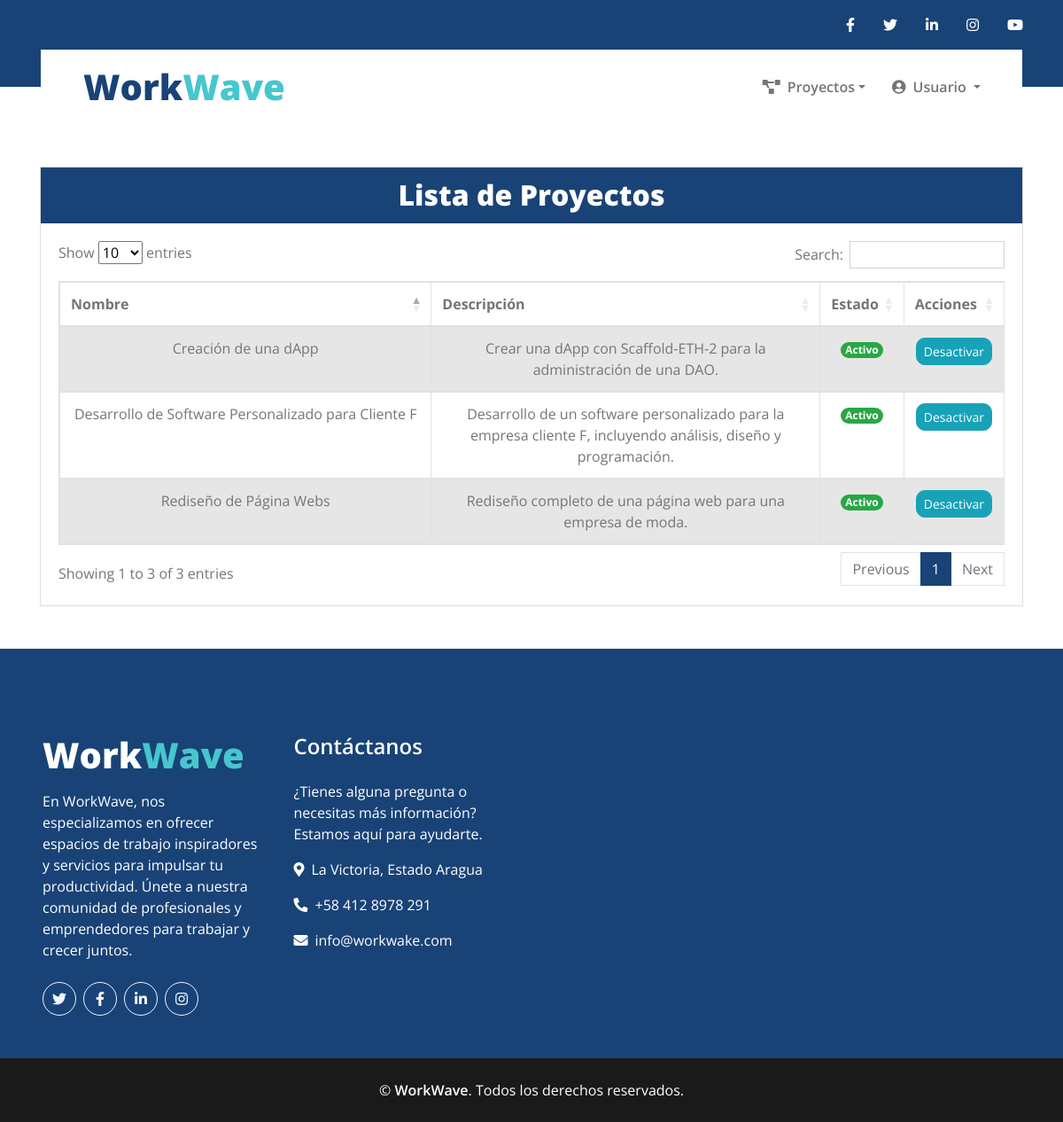
/Gestion.php (signed in), run on the app's committed database.
### tables this page shows
CREATE TABLE `proyectos` (
  `id` int(11) NOT NULL,
  `tipo_usuario` enum('contratistas','freelancers','empresas') NOT NULL,
  `contratista_id` int(11) DEFAULT NULL,
  `freelancer_id` int(11) DEFAULT NULL,
  `empresa_id` int(11) DEFAULT NULL,
  `titulo` varchar(255) NOT NULL,
  `descripcion` text DEFAULT NULL,
  `image_url` varchar(255) DEFAULT NULL,
  `categoria_id` int(11) DEFAULT NULL,
  `precio` decimal(10,2) DEFAULT NULL,
  `estado` tinyint(1) DEFAULT 1,
  `fecha_inicio` date DEFAULT NULL,
  `fecha_fin` date DEFAULT NULL,
  `fecha_registro` timestamp NOT NULL DEFAULT current_timestamp(),
  `intereses` text DEFAULT NULL,
  `Etiqueta` enum('Oferta','Servicio') DEFAULT NULL,
  `repositorio` varchar(255) DEFAULT NULL,
  `terminado` enum('Sí','No') DEFAULT 'No',
  `pago` enum('Pendiente','Pagado') DEFAULT 'Pendiente'
);

### Gestion.php (the view, shortened to what this page needs)
<?php
include './config/conexion.php';
$user_id = $_SESSION['user_id'];
$tipo_usuario = $_SESSION['role'];
switch ($tipo_usuario) {
    case 'empresas':
        $user_column = 'empresa_id';
        break;
}
?>
<?php include './Includes/Header.php'; ?>
<!DOCTYPE html>
<html lang="es">
<head>
    <link rel="stylesheet" href="https://cdnjs.cloudflare.com/ajax/libs/font-awesome/5.15.4/css/all.min.css">
    <link rel="stylesheet" href="https://cdn.datatables.net/1.11.5/css/dataTables.bootstrap5.min.css">
</head>
<body>
    <div class="container mt-5">
        <div class="card">
            <div class="card-header bg-primary text-white">
                <h2 class="card-title m-0 text-center" style="color: white;">Lista de Proyectos</h2>
            </div>
            <div class="card-body">
                <div class="table-responsive">
                    <table id="projectsTable" class="table table-bordered table-striped table-hover">
                        <thead>
                            <tr class="text-center">
                                <th>Nombre</th>
                                <th style="width:400px;">Descripción</th>
                                <th>Estado</th>
                                <th>Acciones</th>
                            </tr>
                        </thead>
                        <tbody>
                            <?php
                            $sql = "SELECT * FROM proyectos WHERE $user_column = ?";
                            $stmt = $conn->prepare($sql);
                            $stmt->bind_param('i', $user_id);
                            if (!$stmt->execute()) {
                                die("Error en la ejecución de la consulta: " . $stmt->error);
                            }
                            $result = $stmt->get_result();
                            if ($result->num_rows > 0) {
                                while ($row = $result->fetch_assoc()) {
                                    $estado = $row['estado'] ? 'Activo' : 'Inactivo';
                                    $estadoClass = $row['estado'] ? 'success' : 'danger';
                                    $estadoText = $row['estado'] ? 'Desactivar' : 'Activar';
                                    echo '<tr>';
                                    echo '<td class="text-center">' . htmlspecialchars($row['titulo']) . '</td>';
                                    echo '<td class="text-center">' . htmlspecialchars($row['descripcion']) . '</td>';
                                    echo '<td class="text-center text-white"><span style="border-radius: 10px;" class="badge bg-' . $estadoClass . '">' . $estado . ' </span></td>';
                                    echo '<td class="text-center">
                                <a href="?id=' . $row['id'] . '&estado=' . ($row['estado'] ? 'false' : 'true') . '" style="border-radius: 10px;" class="btn btn-info btn-sm">' . $estadoText . '</a>
                            </td>';
                                    echo '</tr>';
                                }
                            } else {
                                echo '<tr><td colspan="4" class="text-center">No hay proyectos</td></tr>';
                            }
                            ?>
                        </tbody>
                    </table>
                </div>
            </div>
        </div>
    </div>
    <?php include './Includes/Footer.php'; ?>
</body>
</html>

### Gestion.php (style rules this page uses)
.container { animation: fadeIn 1s ease-in-out; }
.card { animation: slideIn 1s ease-in-out; }
.card-header { animation: bounceIn 1s ease-in-out; }
.table { animation: fadeIn 1s ease-in-out; }
.table tbody tr { animation: slideIn 0.5s ease-in-out; }
.btn { transition: background-color 0.3s ease, transform 0.3s ease; }

### data on the page
proyectos: titulo "Rediseño de Página Webs", descripcion "Rediseño completo de una página web para una empresa de moda.", estado "Activo", estado "Desactivar"
proyectos: titulo "Desarrollo de Software Personalizado para Cliente F", descripcion "Desarrollo de un software personalizado para la empresa cliente F, incluyendo análisis, diseño y programación.", estado "Activo", estado "Desactivar"
proyectos: titulo "Creación de una dApp", descripcion "Crear una dApp con Scaffold-ETH-2 para la administración de una DAO.", estado "Activo", estado "Desactivar"
